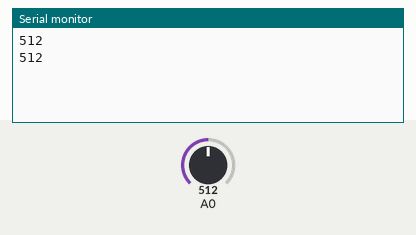
Bench run of a sketch on a simulated Arduino Uno, built with avr-gcc and run on an emulated ATmega328P. Parts: the last lines printed to the serial monitor. Inputs (shaded band) come from the test bench; at power-on: A0 = 512.

Above: at 1.8 s.
1.9 s: A0 set to 716
At 2.8 s:
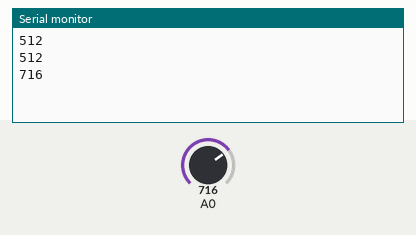
3.4 s: A0 set to 900
At 4.5 s:
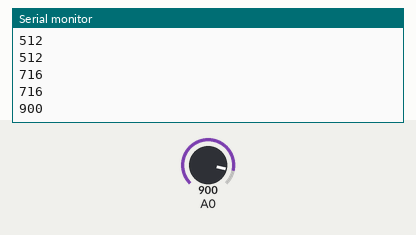
Timing chart, 0 to 6.4 s (numbered marks = the images above; inputs shaded):
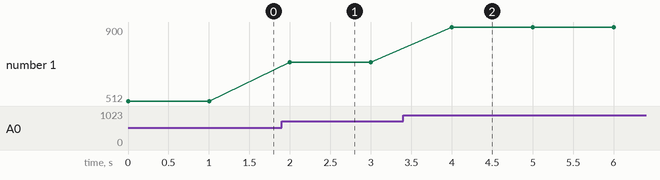

The sketch:

exemplo_02.ino
```cpp
/**
 * Declaração de Variáveis
 * Prof. Paulo Barreto
 * Data 14/09/2019
 */
//Variavel Global
int valorMedio = 0;
int contagem;

void setup() {
  Serial.begin(9600);
  pinMode(A0, INPUT);
  contagem = 0;
}

void loop() {
  //Variavel Local
  int medida;

  medida = analogRead(A0);
  contagem = contagem + 1;

  valorMedio += medida;

  Serial.println(medida);
  delay(1000);
}

float calcularMedia(){
  Serial.print("Media = ");
  Serial.println(valorMedio/contagem);
}
```

Measured:
- after the input at 1.9 s, the serial monitor: prints a new line after 0.10 s (image 1)
- after the input at 3.4 s, the serial monitor: prints a new line after 0.60 s (image 2)
- plotted number 1: 512 → 716 after the input at 1.9 s, 716 → 900 after the input at 3.4 s
